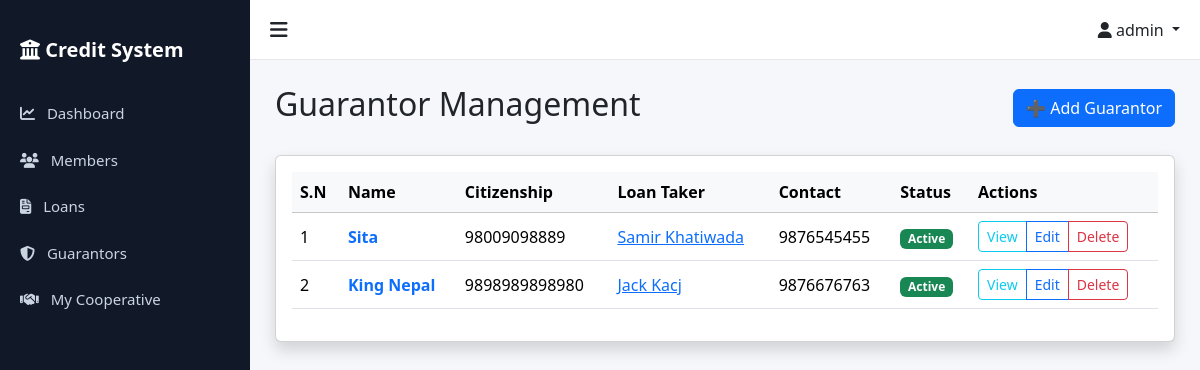
/loans/guarantors/ (signed in), run on the app's committed database.
### accounts/models.py (models this page shows, shortened)
class User(AbstractUser):
    ROLE_CHOICES = (
        ('superadmin', 'Super Admin'),
        ('admin', 'Admin'),
        ('staff', 'Staff'),
    )
    role = models.CharField(max_length=20, choices=ROLE_CHOICES, default='staff')
    cooperative = models.ForeignKey(
        'cooperatives.Cooperative',
        on_delete=models.SET_NULL,
        null=True,
        blank=True,
        related_name='users',
        help_text="Null for Super Admin users"
    )
    class Meta:
        ordering = ['-date_joined']
        indexes = [
            models.Index(fields=['role']),
            models.Index(fields=['cooperative']),
        ]
    def is_superadmin(self):
        return self.role == 'superadmin'
    def is_admin(self):
        return self.role == 'admin'
    def is_staff_user(self):
        return self.role == 'staff'

### loans/models.py (models this page shows, shortened)
class Guarantor(models.Model):
    STATUS_CHOICES = [
        ('Active', 'Active'),
        ('Released', 'Released'),
    ]
    name = models.CharField(max_length=255)
    citizenship_number = models.CharField(max_length=50)
    loan = models.ForeignKey(Loan, on_delete=models.CASCADE, related_name="guarantors")
    member = models.ForeignKey(Member, on_delete=models.SET_NULL, null=True, blank=True, related_name="guaranteed_loans", help_text="Optional: If guarantor is also a member")
    contact_number = models.CharField(max_length=15)
    status = models.CharField(max_length=10, choices=STATUS_CHOICES, default='Active')

class Loan(models.Model):
    STATUS_CHOICES = [
        ('Active', 'Active'),
        ('Cleared', 'Cleared'),
        ('Overdue', 'Overdue'),
    ]
    loan_id = models.AutoField(primary_key=True)
    member = models.ForeignKey(
        Member,
        on_delete=models.CASCADE,
        related_name="loans"
    )
    cooperative = models.ForeignKey(
        Cooperative,
        on_delete=models.CASCADE,
        related_name="loans"
    )
    loan_amount = models.DecimalField(max_digits=12, decimal_places=2)
    interest_rate = models.DecimalField(
        max_digits=5,
        decimal_places=2,
        help_text="Interest rate in %"
    )
    loan_date = models.DateField()
    due_date = models.DateField()
    status = models.CharField(
        max_length=10,
        choices=STATUS_CHOICES,
        default="Active"
    )
    remaining_balance = models.DecimalField(
        max_digits=12,
        decimal_places=2,
        blank=True
    )
    created_by = models.ForeignKey(
        settings.AUTH_USER_MODEL,
        on_delete=models.SET_NULL,
        null=True
    )
    created_at = models.DateTimeField(auto_now_add=True)

### members/models.py (models this page shows, shortened)
class Member(models.Model):
    full_name = models.CharField(max_length=255)
    citizenship_number = models.CharField(max_length=50, unique=True)
    unique_system_id = models.CharField(max_length=20, unique=True, editable=False)
    address = models.TextField()
    phone = models.CharField(max_length=20)
    blacklist_status = models.BooleanField(default=False)
    cooperative = models.ForeignKey(
        'cooperatives.Cooperative',
        on_delete=models.CASCADE,
        related_name='members'
    )
    created_at = models.DateTimeField(auto_now_add=True)
    updated_at = models.DateTimeField(auto_now=True)
    class Meta:
        ordering = ['-created_at']
        indexes = [
            models.Index(fields=['citizenship_number']),
            models.Index(fields=['unique_system_id']),
            models.Index(fields=['blacklist_status']),
        ]

### loans/views.py (the view)
# urls.py: path('guarantors/', GuarantorListView.as_view(), name='guarantor_list'),
class GuarantorListView(StaffOrAdminMixin, LoginRequiredMixin, ListView):
    model = Guarantor
    template_name = 'loans/guarantor_list.html'
    context_object_name = 'guarantors'
    paginate_by = 10
    def get_queryset(self):
        qs = super().get_queryset()
        if not self.request.user.is_superadmin():
            qs = qs.filter(loan__cooperative=self.request.user.cooperative)
        return qs

### accounts/permissions.py (called while the page is built)
    def test_func(self):
        return self.request.user.is_authenticated and (
            self.request.user.is_staff_user() or
            self.request.user.is_admin() or
            self.request.user.is_superadmin()
        )

### templates/loans/guarantor_list.html (shortened to what this page needs)
{% extends "base.html" %}
{% block content %}
<div class="d-flex justify-content-between align-items-center mb-4">
    <h2>Guarantor Management</h2>
    <a href="{% url 'loans:add_guarantor' %}" class="btn btn-primary">➕ Add Guarantor</a>
</div>
<div class="card shadow">
    <div class="card-body">
        <div class="table-responsive">
            <table class="table table-hover align-middle">
                <thead class="table-light">
                    <tr>
                        <th>S.N</th>
                        <th>Name</th>
                        <th>Citizenship</th>
                        <th>Loan Taker</th>
                        <th>Contact</th>
                        <th>Status</th>
                        <th>Actions</th>
                    </tr>
                </thead>
                <tbody>
                    {% for guarantor in guarantors %}
                    <tr>
                        <td>{{ forloop.counter }}</td>
                        <td>
                            <a href="{% url 'loans:guarantor_detail' guarantor.pk %}"
                                class="text-decoration-none fw-bold">
                                {{ guarantor.name }}
                            </a>
                        </td>
                        <td>{{ guarantor.citizenship_number }}</td>
                        <td><a href="{% url 'loans:loan_detail' guarantor.loan.loan_id %}">{{ guarantor.loan.member.full_name }}</a></td>
                        <td>{{ guarantor.contact_number }}</td>
                        <td>
                            {% if guarantor.status == "Active" %}
                            <span class="badge bg-success">Active</span>
                            {% else %}
                            <span class="badge bg-secondary">Released</span>
                            {% endif %}
                        </td>
                        <td>
                            <div class="btn-group btn-group-sm">
                                <a href="{% url 'loans:guarantor_detail' guarantor.pk %}"
                                    class="btn btn-outline-info">View</a>
                                <a href="{% url 'loans:update_guarantor' guarantor.pk %}"
                                    class="btn btn-outline-primary">Edit</a>
                                {% if user.is_superadmin or user.is_admin %}
                                <a href="{% url 'loans:delete_guarantor' guarantor.pk %}"
                                    class="btn btn-outline-danger">Delete</a>
                                {% endif %}
                            </div>
                        </td>
                    </tr>
                    {% empty %}
                    <tr>
                        <td colspan="7" class="text-center py-4">No guarantors found.</td>
                    </tr>
                    {% endfor %}
                </tbody>
            </table>
        </div>
    </div>
</div>
{% endblock %}

### templates/base.html (shortened to what this page needs)
{% load static %}
<!DOCTYPE html>
<html lang="en">
<head>
    <link href="https://cdn.jsdelivr.net/npm/bootstrap@5.3.2/dist/css/bootstrap.min.css" rel="stylesheet">
    <link rel="stylesheet" href="https://cdnjs.cloudflare.com/ajax/libs/font-awesome/6.5.0/css/all.min.css">
</head>
<body>
    <div id="sidebar" class="sidebar">
        <div class="sidebar-brand">
            <i class="fa-solid fa-building-columns"></i> Credit System
        </div>
        {% if user.is_authenticated %}
        <a href="{% url 'accounts:dashboard' %}">
            <i class="fa-solid fa-chart-line me-2"></i> Dashboard
        </a>
        <a href="{% url 'members:member_list' %}">
            <i class="fa-solid fa-users me-2"></i> Members
        </a>
        <a href="{% url 'loans:loan_list' %}">
            <i class="fa-solid fa-file-invoice me-2"></i> Loans
        </a>
        <a href="{% url 'loans:guarantor_list' %}">
            <i class="fa-solid fa-shield-halved me-2"></i> Guarantors
        </a>
        {% if user.is_superadmin %} <a href="{% url 'cooperatives:list' %}"> <i class="fa-solid fa-building me-2"></i>
            Cooperatives </a>
        {% elif user.cooperative %} <a href="{% url 'cooperatives:detail' user.cooperative.pk %}"> <i
                class="fa-solid fa-handshake me-2"></i> My Cooperative </a>
        {% endif %}
        {% endif %}
    </div>
    <div id="mainContent" class="main-content">
        <div class="topbar">
            <div class="toggle-btn" onclick="toggleSidebar()">
                <i class="fa-solid fa-bars"></i>
            </div>
            <div>
                {% if user.is_authenticated %}
                <div class="dropdown">
                    <a class="dropdown-toggle text-dark text-decoration-none" href="#" role="button"
                        data-bs-toggle="dropdown">
                        <i class="fa-solid fa-user"></i>
                        {{ user.username }}
                    </a>
                </div>
                {% else %}
                <a href="{% url 'accounts:login' %}" class="btn btn-primary btn-sm">
                    Login
                </a>
                {% endif %}
            </div>
        </div>
        <div class="page-content">
            {% block content %}
            {% endblock %}
        </div>
    </div>
</body>
</html>

### templates/base.html (style rules this page uses)
body { overflow-x: hidden; background: #f5f7fb; }
.sidebar { height: 100vh; width: 250px; position: fixed; top: 0; left: 0; background: #111827; padding-top: 20px; transition: all 0.3s; }
.sidebar a { color: #cbd5e1; padding: 12px 20px; display: block; text-decoration: none; font-size: 15px; }
.sidebar-brand { color: #fff; font-size: 20px; font-weight: 600; padding: 15px 20px; margin-bottom: 10px; }
.main-content { margin-left: 250px; transition: all 0.3s; }
.topbar { height: 60px; background: #fff; border-bottom: 1px solid #e5e7eb; display: flex; align-items: center; justify-content: space-between; padding: 0 20px; }
.toggle-btn { font-size: 20px; cursor: pointer; }
.page-content { padding: 25px; }

### data on the page
User: username "admin"
Guarantor: name "Sita", citizenship_number "98009098889", loan.member.full_name "Samir Khatiwada", contact_number "9876545455", status "Active"
Guarantor: name "King Nepal", citizenship_number "9898989898980", loan.member.full_name "Jack Kacj", contact_number "9876676763", status "Active"
